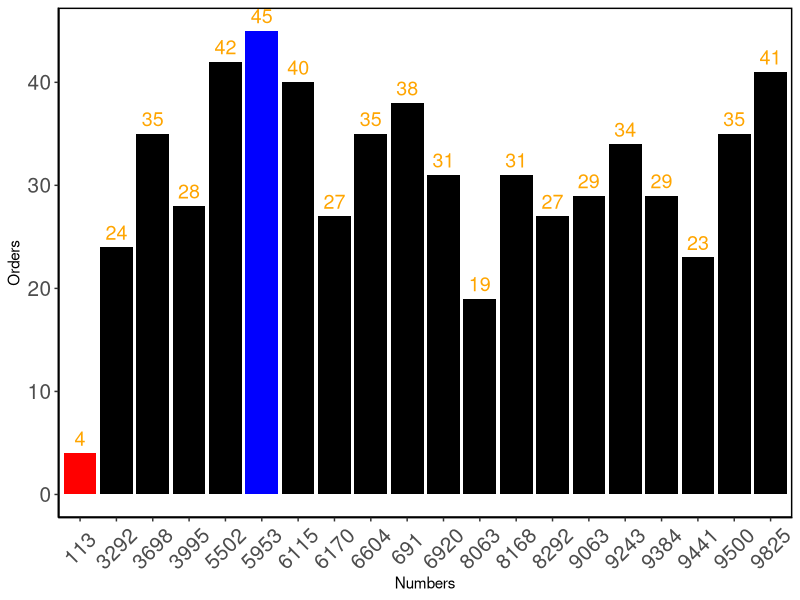

This chart was generated by the following R code: (Note: this script raises an error after producing the figure.)
library(ggplot2)
library(reshape2)
install.packages(reshape2)
library(ggthemes)


##create number

number<-floor(runif(20,0,10000))
number[2]<-0113 #give number for orlando

##create days frame

days_random<-rnorm(20,mean = 20,sd = 10)
days_random[2]<-1 #give day for orlando
days_7<-abs(floor(days_random ))
days_7

days_frame<-data.frame(number, days_7)

for (i in 1:6){
  days_frame[,ncol(days_frame)+1]<-days_frame[,2]-i
  names(days_frame)[ncol(days_frame)]<-paste0("day_",7-i)
}

days_frame[days_frame<0]<- 0 #remove days less than 1
days_frame
col_names<-colnames(days_frame)

##create order means
orders_mean<-floor( (-19) + 54/(1 + exp((-days_frame+1)/4)))
orders_mean[,1]<-days_frame[,1]
orders_mean[orders_mean<5]<-0
orders_mean

##create order rnorm frame
?data.frame()
orders_rnorm<-data.frame(number)

for(i in 1:7){
  orders_rnorm[,ncol(orders_rnorm)+1]<-floor(rnorm(20,orders_mean[,i+1],5))
}
colnames(orders_rnorm)<-col_names
orders_rnorm

for(x in 1:20){
  for(y in 1:8){
    if(days_frame[x,y] == 0){
      orders_rnorm[x,y]<-0
    }else{
      orders_rnorm[x,y]<-orders_rnorm[x,y]
    }
  }
  
} #remove the order for days less than 1



orders_rnorm[2,2]<-4 #give the order number for orlando
orders_rnorm


##create the order frame with days and orders
orders<-data.frame(number)
orders

for (i in 2:17){
  if (i %% 2 == 0){
    orders[,i]<-data.frame(days_frame[,i/2])
  }else{
    orders[,i]<-data.frame(orders_rnorm[,floor(i/2)])
  }
} 
orders<-orders[-c(2,3)] #remove extra number col
orders

for (i in 1:15){
  if(i==1){
    names(orders)[i]<-'number'
  }else if(i%%2 ==0){
    names(orders)[i]<-paste0("day_",8-i/2)
  }else{
    names(orders)[i]<-paste0("orders",8-floor(i/2))
  }
  
} #name the cols

orders

##create the plot for the chapter 1

plot_day_7<-data.frame(as.character(orders$number),orders$orders7)
colnames(plot_day_7)<-c('number','orders')
#label the min and max and give the color factor
order_max<-max(plot_day_7$orders)
order_min<-min(plot_day_7$orders)
for (i in 1:20){
  if (plot_day_7[i,2]== order_min){
    plot_day_7[i,3]<- 'red'
  }else if(plot_day_7[i,2]==order_max){
    plot_day_7[i,3]<-'blue'
  }else{
    plot_day_7[i,3]<-'black'
  }
} 
colnames(plot_day_7)[3]<-'color'
plot_day_7
#create the plot
ggplot(data = plot_day_7,mapping = aes(x=number, y = orders))+
  geom_bar(stat = 'identity', fill= plot_day_7$color)+
  labs(x="Numbers",y="Orders")+
  theme(panel.grid.major = element_blank(),
        panel.grid.minor = element_blank(),
        panel.background=element_rect(colour = "black",size = 1,fill = "white"),
        axis.line = element_line(color = "black"),
        axis.text.x = element_text(angle = 45, hjust = 0.5, vjust = 0.5, size = 15),
        axis.text.y = element_text( size = 15),
        legend.position = "none")+
  geom_text(mapping = aes(label = orders), size = 5, colour = 'orange', vjust =-0.5,hjust=0.5)

##create the plot for each delivery guys

orders_t<-as.data.frame(t(orders_rnorm))
colnames(orders_t)<-orders_t[1,]  
orders_t<-orders_t[-1,]
orders_t[,ncol(orders_t)+1]<-7:1
colnames(orders_t)[ncol(orders_t)]<-'days'

days_frame_t<-as.data.frame(t(days_frame))
colnames(days_frame_t)<-days_frame_t[1,]  
days_frame_t<-days_frame_t[-1,]


a<-2 ##input the delivery guy 

dataframe_a<-data.frame(orders_t$days,orders_t[,a],days_frame_t[,a])
colnames(dataframe_a)<-c('days','orders','days_since_work')
overtime_rate<-rnorm(7,0.1,0.001)
dataframe_a<-cbind(dataframe_a,overtime_rate)
positive_feedback<- (1 - overtime_rate)*rnorm(1,0.8,0.0001)
positive_feedback

dataframe_a<-cbind(dataframe_a,positive_feedback)
dataframe_a$overtime_orders<-ceiling(dataframe_a$orders*dataframe_a$overtime_rate)
dataframe_a$positive_orders<-ceiling(dataframe_a$orders*dataframe_a$positive_feedback)
write.csv(dateframe_a,file = "dateframe_a.csv",row.names = FALSE)
dataframe_a$other_orders<-dataframe_a$orders - dataframe_a$overtime_orders - dataframe_a$positive_orders

dataframe_a_orders<-data.frame(dataframe_a$days_since_work,dataframe_a$overtime_orders,dataframe_a$other_orders,dataframe_a$positive_orders)
colnames(dataframe_a_orders)<-c('days','overtime_orders',"other_orders","positive_orders")

plot_a<-melt(dataframe_a_orders,id.vars = 'days',variable.name =  'various',value.name="orders")
plot_a


ggplot()+
  geom_bar(data = plot_a,mapping = aes(x=days, y = orders,fill=factor(various)),stat = 'identity',position = 'stack')+
  labs(y="Orders" )+
  ggtitle(paste0("Orders taken by ",colnames(orders_t)[a]," in last 7 days"))+
  ylim(0,60)+
  scale_x_continuous('Days Since Joining',
                     breaks = seq(max(plot_a$days)-7,max(plot_a$days),1))+
  theme(panel.grid.major = element_blank(),
        panel.grid.minor = element_blank(),
        panel.background=element_rect(colour = "black",size = 1,fill = "white"),
        axis.line = element_line(color = "black"),
        axis.text.x = element_text( hjust = 0.5, vjust = 0.5,size = 15),
        axis.text.y = element_text( size = 15),
        plot.title = element_text(size = 15))+
  geom_text(data=dataframe_a,
              mapping = aes(x=days_since_work, y = orders,label = orders), size = 5, colour = 'black',vjust = -1)+
  geom_text(data=dataframe_a,
            mapping = aes(x=days_since_work, y = positive_orders,label = positive_orders), size = 5, colour = 'black',vjust = 1)+
geom_text(data=dataframe_a,
          mapping = aes(x=days_since_work, y = positive_orders + other_orders,label = other_orders), size = 5, colour = 'black', vjust = 0.5 )

# ggplot()+
#   geom_line(data = plot_a,aes(x=days, y = orders, colour = 'orders'),stat = 'identity')+
#   geom_line(data = plot_a,aes(x=days, y = (1-overtime_rate)*50, colour = 'overtime rate'),stat = 'identity')+
#   geom_line(data = plot_a,aes(x=days, y = positive_feedback*50, colour = 'positive feedback'),stat = 'identity')+
#   labs(y="Orders" )+
#   ggtitle(paste0("Orders taken by ",colnames(orders_t)[a]," in last 7 days"))+
#   scale_y_continuous('Orders', 
#                      breaks = seq(0,70,10),
#                      limits = c(0,55))+
#   scale_x_continuous('Days', 
#                      breaks = seq(1,7,1),
#                      trans = 'reverse')+
#   theme(panel.grid.major = element_blank(),
#         panel.grid.minor = element_blank(),
#         panel.background=element_rect(colour = "black",size = 1,fill = "white"),
#         axis.line = element_line(color = "black"),
#         axis.text.x = element_text( hjust = 0.5, vjust = 0.5,size = 15),
#         axis.text.y = element_text( size = 15),
#         plot.title = element_text(size = 15))+
#   geom_text(data= plot_a,mapping = aes(x=days, y = orders,label = orders), size = 5, colour = 'red',hjust=-0.5)

?nlargest
